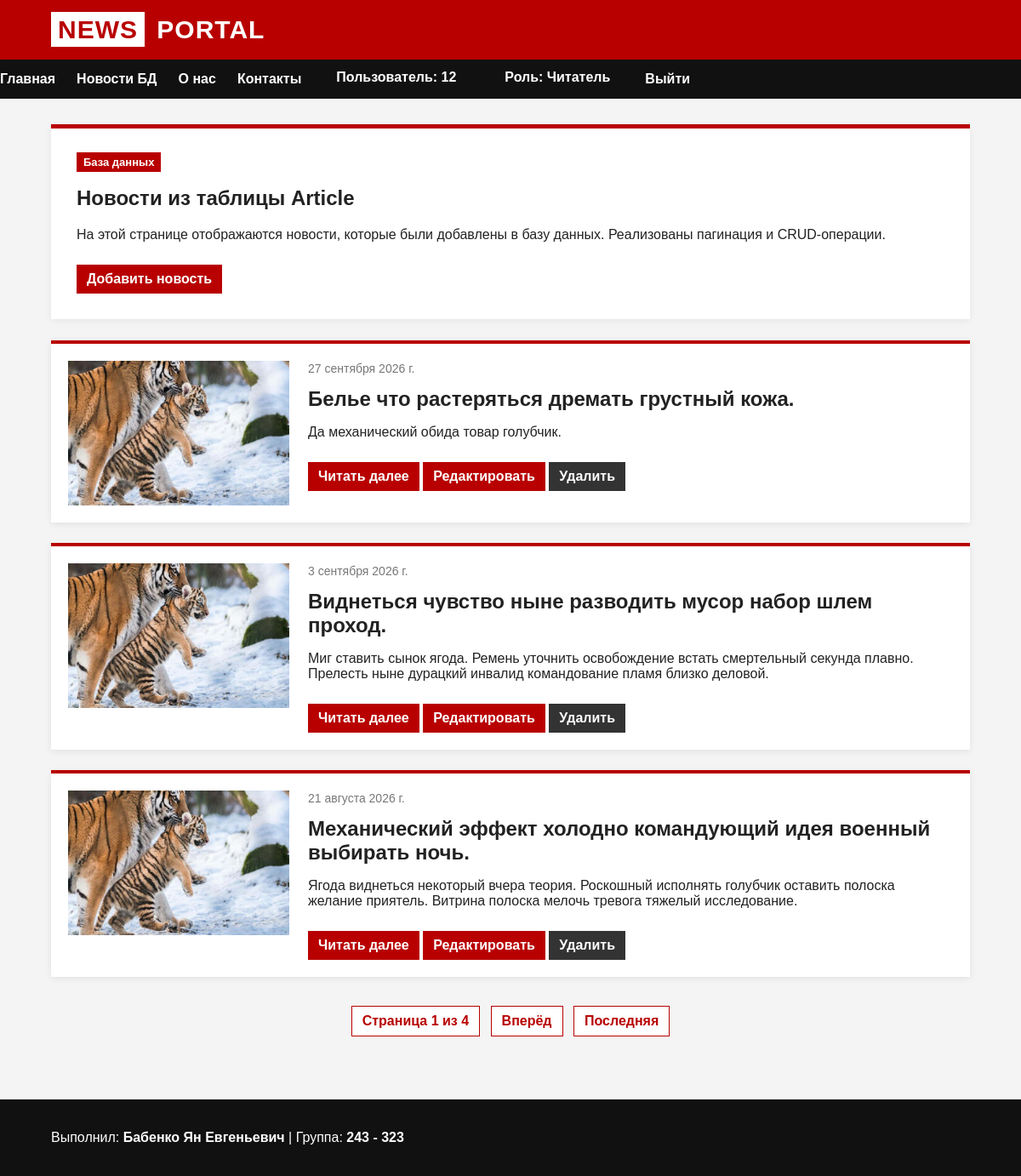
Screenshot of /articles/ (signed in) with the database file from the repository.
### pages/models.py (models this page shows, shortened)
class Article(models.Model):
    title = models.CharField(
        max_length=255,
        verbose_name='Название новости'
    )
    short_description = models.TextField(
        verbose_name='Краткое описание'
    )
    description = models.TextField(
        verbose_name='Полное описание'
    )
    preview_image = models.CharField(
        max_length=255,
        verbose_name='Изображение-превью'
    )
    full_image = models.CharField(
        max_length=255,
        verbose_name='Полное изображение'
    )
    published_at = models.DateField(
        verbose_name='Дата публикации'
    )
    created_at = models.DateTimeField(
        auto_now_add=True,
        verbose_name='Дата создания'
    )
    updated_at = models.DateTimeField(
        auto_now=True,
        verbose_name='Дата обновления'
    )

### pages/article_controller.py (the view)
# urls.py: path('articles/', ArticleController.index, name='articles'),
    @staticmethod
    def index(request):
        articles = Article.objects.all().order_by('-published_at')
        paginator = Paginator(articles, 3)
        page_number = request.GET.get('page')
        page_obj = paginator.get_page(page_number)
        return render(request, 'articles/index.html', {
            'page_obj': page_obj
        })

### pages/templates/articles/index.html (shortened to what this page needs)
{% extends 'base.html' %}
{% load static %}
{% block content %}
<section class="hero">
    <span class="tag">База данных</span>
    <h1>Новости из таблицы Article</h1>
    <p>
        На этой странице отображаются новости, которые были добавлены
        в базу данных. Реализованы пагинация и CRUD-операции.
    </p>
    <a href="{% url 'article_create' %}" class="read-more">
        Добавить новость
    </a>
</section>
<section class="news-list">
    {% for article in page_obj %}
        <article class="json-news-card">
            <img
                src="{% static 'images/'|add:article.preview_image %}"
                alt="{{ article.title }}"
                class="preview-image"
            >
            <div class="json-news-content">
                <span class="date">
                    {{ article.published_at }}
                </span>
                <h2>
                    {{ article.title }}
                </h2>
                <p>
                    {{ article.short_description }}
                </p>
                <a href="{% url 'article_show' article.id %}" class="read-more">
                    Читать далее
                </a>
                <a href="{% url 'article_edit' article.id %}" class="read-more">
                    Редактировать
                </a>
                <a href="{% url 'article_delete' article.id %}" class="delete-link">
                    Удалить
                </a>
            </div>
        </article>
    {% empty %}
        <div class="text-card">
            <p>
                В базе данных пока нет новостей.
            </p>
        </div>
    {% endfor %}
</section>
{% if page_obj.has_other_pages %}
    <div class="pagination">
        <span>
            Страница {{ page_obj.number }} из {{ page_obj.paginator.num_pages }}
        </span>
        {% if page_obj.has_next %}
            <a href="?page={{ page_obj.next_page_number }}">Вперёд</a>
            <a href="?page={{ page_obj.paginator.num_pages }}">Последняя</a>
        {% endif %}
    </div>
{% endif %}
{% endblock %}

### pages/templates/base.html (shortened to what this page needs)
{% load static %}
<!DOCTYPE html>
<html lang="ru">
<head>
    <link rel="stylesheet" href="{% static 'css/style.css' %}">
</head>
<body>
<header>
    <div class="top-line">
        <div class="container">
            <div class="logo">
                <span>NEWS</span> PORTAL
            </div>
        </div>
    </div>
    <nav>
    <ul>
        <li>
            <a href="{% url 'home' %}">Главная</a>
        </li>
        <li>
            <a href="{% url 'articles' %}">Новости БД</a>
        </li>
        <li>
            <a href="{% url 'about' %}">О нас</a>
        </li>
        <li>
            <a href="{% url 'contacts' %}">Контакты</a>
        </li>
        {% if user.is_authenticated %}
    <li>
        <span>
            Пользователь: {{ user.first_name|default:user.username }}
        </span>
    </li>
    <li>
        <span>
            Роль:
            {% if user.user_role.role.code == 'moderator' %}
                Модератор
            {% else %}
                Читатель
            {% endif %}
        </span>
    </li>
    <li>
        <a href="{% url 'logout' %}">Выйти</a>
    </li>
{% endif %}
    </ul>
</nav>
</header>
<main>
    <div class="container">
        {% block content %}
        {% endblock %}
    </div>
</main>
<footer>
    <div class="container">
        <p>
            Выполнил: <strong>Бабенко Ян Евгеньевич</strong> |
            Группа: <strong>243 - 323</strong>
        </p>
    </div>
</footer>
</body>
</html>

### pages/static/css/style.css (style rules this page uses)
body { margin: 0; font-family: Arial, sans-serif; background: #f4f4f4; color: #222; }
.container { width: 90%; max-width: 1180px; margin: 0 auto; }
.top-line { background: #b80000; color: white; padding: 18px 0; }
.logo { font-size: 30px; font-weight: bold; letter-spacing: 1px; }
.logo span { background: white; color: #b80000; padding: 4px 8px; margin-right: 5px; }
nav { background: #111; }
nav ul { display: flex; list-style: none; padding: 0; margin: 0; }
nav li { margin-right: 25px; }
nav a { color: white; text-decoration: none; display: block; padding: 14px 0; font-weight: bold; }
main { padding: 30px 0; min-height: 70vh; }
footer { background: #111; color: white; padding: 20px 0; margin-top: 40px; }
.hero { background: white; padding: 30px; border-top: 5px solid #b80000; box-shadow: 0 2px 8px rgba(0, 0, 0, 0.06); }
.tag { background: #b80000; color: white; padding: 4px 8px; font-size: 13px; font-weight: bold; }
.news-list { display: flex; flex-direction: column; gap: 24px; margin-top: 25px; }
.json-news-card { display: grid; grid-template-columns: 260px 1fr; gap: 22px; align-items: start; background: white; padding: 20px; border-top: 4px solid #b80000; box-shadow: 0 2px 8px rgba(0, 0, 0, 0.08); }
.preview-image { width: 260px; height: 170px; object-fit: cover; display: block; }
.json-news-content h2 { margin-top: 6px; margin-bottom: 10px; font-size: 24px; }
.date { display: inline-block; color: #777; font-size: 14px; margin-bottom: 8px; }
.read-more, .back-link { display: inline-block; margin-top: 10px; background: #b80000; color: white; text-decoration: none; padding: 8px 12px; font-weight: bold; }
img.preview-image { width: 260px !important; height: 170px !important; object-fit: cover !important; }
.pagination { margin-top: 30px; text-align: center; }
.pagination a, .pagination span { display: inline-block; margin: 4px; padding: 8px 12px; background: white; color: #b80000; border: 1px solid #b80000; text-decoration: none; font-weight: bold; }
.delete-link { display: inline-block; margin-top: 10px; background: #333; color: white; text-decoration: none; padding: 8px 12px; font-weight: bold; }
nav span { color: white; font-weight: bold; display: inline-block; padding: 12px 16px; }

### rows the page displays
Article: preview_image (picture), published_at "27 сентября 2026 г.", title "Белье что растеряться дремать грустный кожа.", short_description "Да механический обида товар голубчик."
Article: preview_image (picture), published_at "3 сентября 2026 г.", title "Виднеться чувство ныне разводить мусор набор шлем проход.", short_description "Миг ставить сынок ягода. Ремень уточнить освобождение встать смертельный секунда плавно. Прелесть ныне дурацкий инвалид командование пламя близко деловой."
Article: preview_image (picture), published_at "21 августа 2026 г.", title "Механический эффект холодно командующий идея военный выбирать ночь.", short_description "Ягода виднеться некоторый вчера теория. Роскошный исполнять голубчик оставить полоска желание приятель. Витрина полоска мелочь тревога тяжелый исследование."

### other values shown
{{ user.first_name|default:user.username }} "12"
{{ page_obj.number }} "1"
{{ page_obj.paginator.num_pages }} "4"
